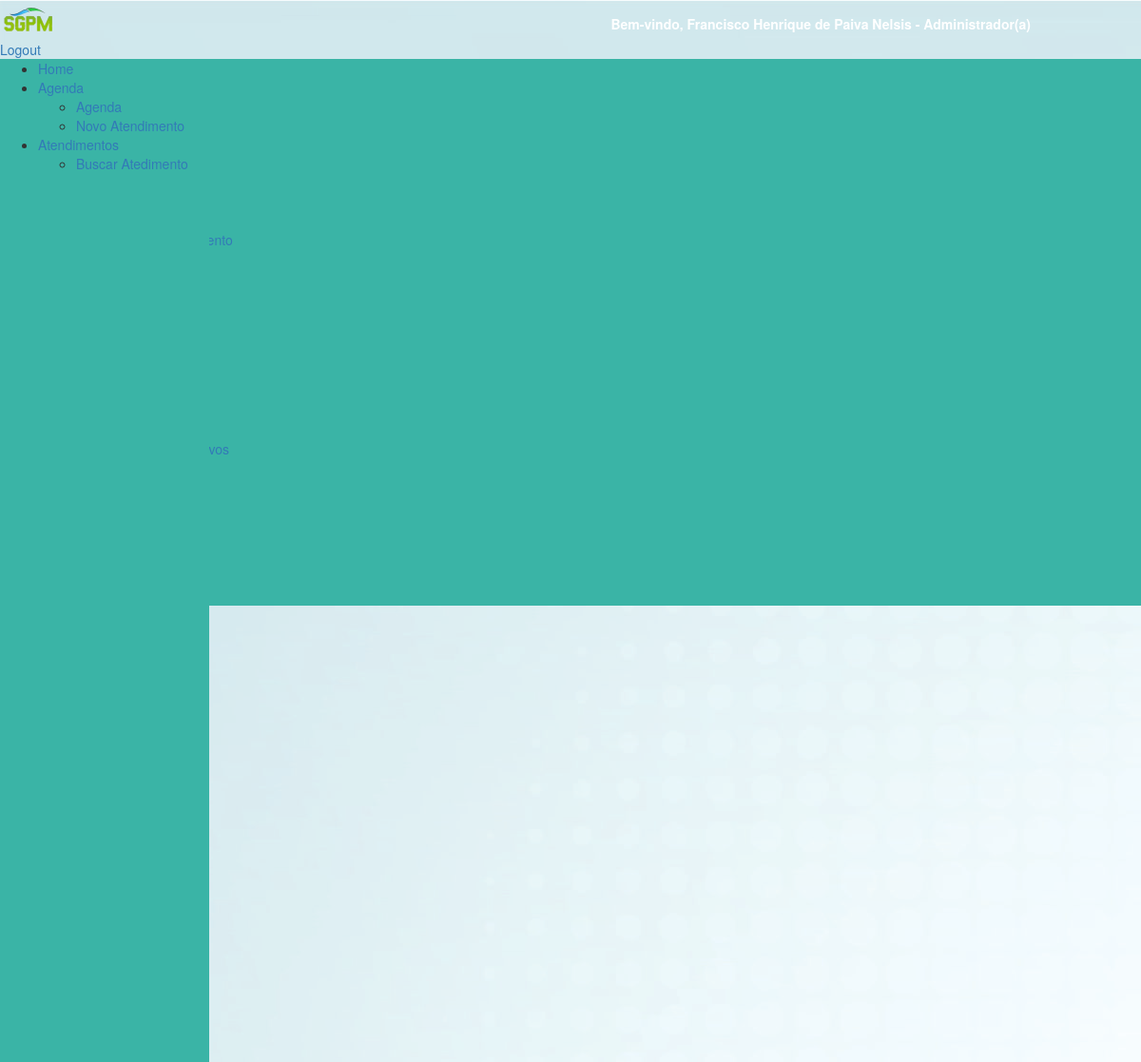
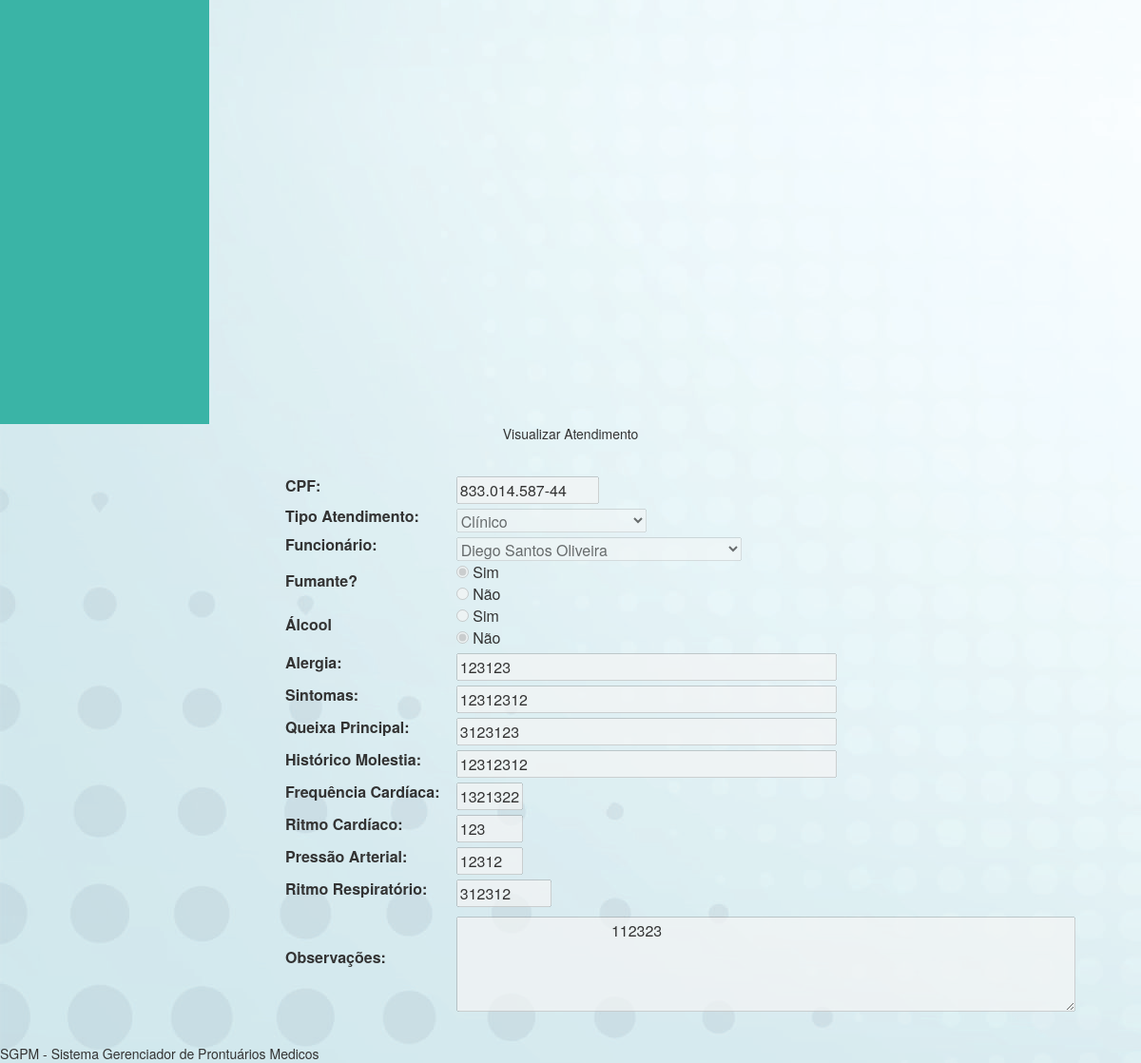
Screenshot of /formAtendimento.php?id=1&detalhes=1 (signed in) with the database file from the repository (2 pictures, top to bottom).
### tables this page shows
CREATE TABLE IF NOT EXISTS `atendimento` (
  `id_atendimento` int(12) NOT NULL auto_increment,
  `id_tipo_atendimento` int(12) NOT NULL,
  `id_paciente` int(12) NOT NULL,
  `id_funcionario` int(5) NOT NULL,
  `data_atendimento` date NOT NULL,
  `fumante` varchar(1) NOT NULL,
  `alcool` varchar(1) NOT NULL,
  `alergia_reac_div` varchar(50) NOT NULL,
  `sintomas` varchar(30) NOT NULL,
  `queixa_principal` varchar(30) NOT NULL,
  `hist_molestia` varchar(100) NOT NULL,
  `frequencia_cardiaca` varchar(10) NOT NULL,
  `ritmo_cardiaco` varchar(10) NOT NULL,
  `pressao_arterial` varchar(10) NOT NULL,
  `ritmo_respiratorio` varchar(10) NOT NULL,
  `observacoes` varchar(300) NOT NULL,
  PRIMARY KEY  (`id_atendimento`),
  KEY `id_atendimento` (`id_atendimento`),
  KEY `FK_tipo_atendimento` (`id_tipo_atendimento`),
  KEY `FK_funcionario_atendimento` (`id_funcionario`),
  CONSTRAINT `FK_funcionario_atendimento` FOREIGN KEY (`id_funcionario`) REFERENCES `funcionario` (`id_funcionario`) ON DELETE NO ACTION ON UPDATE NO ACTION,
  CONSTRAINT `FK_tipo_atendimento` FOREIGN KEY (`id_tipo_atendimento`) REFERENCES `tipo_atendimento` (`id_tipo_atendimento`) ON DELETE NO ACTION ON UPDATE NO ACTION
);

CREATE TABLE IF NOT EXISTS `paciente` (
  `id_paciente` int(4) NOT NULL auto_increment,
  `nome_paciente` varchar(50) NOT NULL,
  `cpf` varchar(14) NOT NULL,
  `rg` varchar(50) NOT NULL,
  `org_exp` varchar(30) NOT NULL,
  `data_nasc` date NOT NULL,
  `endereco` varchar(50) NOT NULL,
  `bairro` varchar(30) NOT NULL,
  `cep` varchar(50) NOT NULL,
  `cidade` varchar(30) NOT NULL,
  `nome_mae` varchar(50) NOT NULL,
  `nome_pai` varchar(50) NOT NULL,
  `profissao` varchar(30) NOT NULL,
  `email_pessoal` varchar(50) NOT NULL,
  `email_prof` varchar(50) NOT NULL,
  `tel_cel` varchar(30) NOT NULL,
  `tel_fixo` varchar(30) NOT NULL,
  `tel_contato` varchar(30) NOT NULL,
  `id_genero` int(15) NOT NULL,
  `id_estado` int(15) NOT NULL,
  `id_ubs` int(15) NOT NULL,
  `id_estado_civil` int(15) NOT NULL,
  `id_escolaridade` int(15) NOT NULL,
  `id_tipo_sanguineo` int(15) NOT NULL,
  PRIMARY KEY  (`id_paciente`),
  UNIQUE KEY `cpf` (`cpf`),
  UNIQUE KEY `rg` (`rg`),
  KEY `id_paciente` (`id_paciente`),
  KEY `id_tipo_sanguineo` (`id_tipo_sanguineo`),
  KEY `id_genero` (`id_genero`),
  KEY `id_estado` (`id_estado`),
  KEY `id_ubs` (`id_ubs`),
  KEY `id_estado_civil` (`id_estado_civil`),
  KEY `id_escolaridade` (`id_escolaridade`),
  CONSTRAINT `FK_paciente_escolaridade` FOREIGN KEY (`id_escolaridade`) REFERENCES `escolaridade` (`id_escolaridade`) ON DELETE NO ACTION ON UPDATE NO ACTION,
  CONSTRAINT `FK_paciente_estado` FOREIGN KEY (`id_estado`) REFERENCES `estado` (`id_estado`) ON DELETE NO ACTION ON UPDATE NO ACTION,
  CONSTRAINT `FK_paciente_estado_civil` FOREIGN KEY (`id_estado_civil`) REFERENCES `estado_civil` (`id_estado_civil`) ON DELETE NO ACTION ON UPDATE NO ACTION,
  CONSTRAINT `FK_paciente_genero` FOREIGN KEY (`id_genero`) REFERENCES `genero` (`id_genero`) ON DELETE NO ACTION ON UPDATE NO ACTION,
  CONSTRAINT `FK_paciente_tipo_sanguineo` FOREIGN KEY (`id_tipo_sanguineo`) REFERENCES `tipo_sanguineo` (`id_tipo_sanguineo`) ON DELETE NO ACTION ON UPDATE NO ACTION,
  CONSTRAINT `FK_paciente_ubs` FOREIGN KEY (`id_ubs`) REFERENCES `ubs` (`id_ubs`) ON DELETE NO ACTION ON UPDATE NO ACTION
);

CREATE TABLE IF NOT EXISTS `tipo_atendimento` (
  `id_tipo_atendimento` int(3) NOT NULL auto_increment,
  `nome_tipo_atendimento` varchar(100) NOT NULL,
  `descricao` varchar(300) NOT NULL,
  `data_insercao` date NOT NULL,
  `data_desativacao` date default NULL,
  `data_alteracao` date default NULL,
  PRIMARY KEY  (`id_tipo_atendimento`)
);

CREATE TABLE IF NOT EXISTS `funcionario` (
  `id_funcionario` int(4) NOT NULL auto_increment,
  `login` varchar(30) NOT NULL,
  `senha` varchar(32) NOT NULL,
  `nome_funcionario` varchar(50) NOT NULL,
  `cpf` varchar(50) NOT NULL,
  `rg` varchar(50) NOT NULL,
  `org_exp` varchar(30) NOT NULL,
  `data_nasc` date NOT NULL,
  `endereco` varchar(30) NOT NULL,
  `bairro` varchar(30) NOT NULL,
  `cep` varchar(10) NOT NULL,
  `cidade` varchar(30) NOT NULL,
  `nome_mae` varchar(30) NOT NULL,
  `nome_pai` varchar(30) NOT NULL,
  `email_pessoal` varchar(50) NOT NULL,
  `email_prof` varchar(30) NOT NULL,
  `tel_cel` varchar(50) NOT NULL,
  `tel_fixo` varchar(50) NOT NULL,
  `id_tipo_funcionario` int(15) NOT NULL,
  `id_genero` int(15) NOT NULL,
  `id_ubs` int(11) NOT NULL,
  `id_estado_civil` int(15) NOT NULL,
  `id_escolaridade` int(15) NOT NULL,
  `id_tipo_sanguineo` int(15) NOT NULL,
  `id_estado` int(15) NOT NULL,
  PRIMARY KEY  (`id_funcionario`),
  UNIQUE KEY `login` (`login`),
  UNIQUE KEY `cpf` (`cpf`),
  UNIQUE KEY `rg` (`rg`),
  KEY `id_funcionario` (`id_funcionario`),
  KEY `FK_funcionario_tipo_funcionario` (`id_tipo_funcionario`),
  KEY `FK_funcionario_genero` (`id_genero`),
  KEY `FK_funcionario_ubs` (`id_ubs`),
  KEY `FK_funcionario_estado_civil` (`id_estado_civil`),
  KEY `FK_funcionario_escolaridade` (`id_escolaridade`),
  KEY `FK_funcionario_tipo_sanguineo` (`id_tipo_sanguineo`),
  KEY `FK_funcionario_estado` (`id_estado`),
  CONSTRAINT `FK_funcionario_escolaridade` FOREIGN KEY (`id_escolaridade`) REFERENCES `escolaridade` (`id_escolaridade`) ON DELETE NO ACTION ON UPDATE NO ACTION,
  CONSTRAINT `FK_funcionario_estado` FOREIGN KEY (`id_estado`) REFERENCES `estado` (`id_estado`) ON DELETE NO ACTION ON UPDATE NO ACTION,
  CONSTRAINT `FK_funcionario_estado_civil` FOREIGN KEY (`id_estado_civil`) REFERENCES `estado_civil` (`id_estado_civil`) ON DELETE NO ACTION ON UPDATE NO ACTION,
  CONSTRAINT `FK_funcionario_genero` FOREIGN KEY (`id_genero`) REFERENCES `genero` (`id_genero`) ON DELETE NO ACTION ON UPDATE NO ACTION,
  CONSTRAINT `FK_funcionario_tipo_funcionario` FOREIGN KEY (`id_tipo_funcionario`) REFERENCES `tipo_funcionario` (`id_tipo_funcionario`) ON DELETE NO ACTION ON UPDATE NO ACTION,
  CONSTRAINT `FK_funcionario_tipo_sanguineo` FOREIGN KEY (`id_tipo_sanguineo`) REFERENCES `tipo_sanguineo` (`id_tipo_sanguineo`) ON DELETE NO ACTION ON UPDATE NO ACTION,
  CONSTRAINT `FK_funcionario_ubs` FOREIGN KEY (`id_ubs`) REFERENCES `ubs` (`id_ubs`) ON DELETE NO ACTION ON UPDATE NO ACTION
);

### formAtendimento.php (the view, shortened to what this page needs)
<?php include ('includes/cabecalho.php')?>
<?php include ('includes/menu.php')?>
<?php include ('includes/menuBack.php')?>
<?php
if (isset ( $_GET ['id'] )) {
	$con = mysqli_connect ( "localhost", "root", "", "sgpm" );
	mysqli_set_charset ( $con, "utf8" );
	$query = mysqli_query ( $con, "SELECT at.*, pac.cpf cpf_paciente FROM atendimento at LEFT JOIN paciente pac ON pac.id_paciente = at.id_paciente WHERE at.id_atendimento = {$_GET['id']} " );
	$dadosAtendimento = mysqli_fetch_array ( $query );
}
$con = mysqli_connect ( "localhost", "root", "", "sgpm" );
mysqli_set_charset ( $con, "utf8" );
$queryTipos = mysqli_query ( $con, "SELECT * FROM tipo_atendimento" );
if ($_SESSION ['LOGIN'] ['TIPO_FUNCIONARIO'] != 1) {
$queryFuncionario = mysqli_query ( $con, "SELECT * FROM funcionario where id_tipo_funcionario not in (1) and id_ubs = ".$_SESSION ['LOGIN'] ['UBS'] );
}else{
	$queryFuncionario = mysqli_query ( $con, "SELECT * FROM funcionario where id_tipo_funcionario not in (1)");
}
?>
<div class="divTudoFormAtendimento">
	<div id="tituloPaginaAtendimentoCadastroAlteracao">
		<center>
            <?php
												if (isset ( $_GET ['id'] ) && ! isset ( $_GET ['detalhes'] )) {
													echo "Alterar Atendimento";
												} else if (isset ( $_GET ['id'] ) && isset ( $_GET ['detalhes'] )) {
													echo "Visualizar Atendimento";
												} else {
													echo "Novo Atendimento";
												}
												?>
        </center>
	</div>
	<center>
		<div id="formConsultaAtendimento">
			<div style="margin-top: 30px; margin-left: 300px;">
				<form method="POST">
					<table width="100%">
						<tr>
							<td><label for="cpf">CPF:</label></td>
							<td><input style="width: 150px; margin-top: 5px;" type="text"
								name="cpf_paciente" class="cpf" id="cpf_paciente" maxlength="15" placeholder="CPF do paciente"
								value="<?php
								if (isset ( $dadosAtendimento ['cpf_paciente'] )) {
									echo $dadosAtendimento ['cpf_paciente'];
								}
								?>" /></td>
						</tr>
						<tr>
							<td><label for="id_tipo_atendimento">Tipo Atendimento:</label></td>
							<td><select name="id_tipo_atendimento" id="id_tipo_atendimento"
								style="width: 200px; margin-top: 5px;">
                                    <?php while ($linhaAtendimento = mysqli_fetch_array($queryTipos)): ?>
                                        <option
										<?php if (isset($dadosAtendimento['id_tipo_atendimento']) && $dadosAtendimento['id_tipo_atendimento'] == $linhaAtendimento['id_tipo_atendimento']) : ?>
										selected <?php endif; ?>
										value="<?php echo $linhaAtendimento['id_tipo_atendimento']; ?>"><?php echo $linhaAtendimento['nome_tipo_atendimento']; ?></option>
                                    <?php endwhile; ?>
                                </select></td>
						</tr>
						<tr>
							<td><label for="id_funcionario">Funcionário:</label></td>
							<td><select name="id_funcionario" id="id_funcionario"
								style="width: 300px; margin-top: 5px;">
                                    <?php while ($linhaFuncionario = mysqli_fetch_array($queryFuncionario)): ?>
                                        <option
										<?php if (isset($dadosAtendimento['id_funcionario']) && $dadosAtendimento['id_funcionario'] == $linhaFuncionario['id_funcionario']) : ?>
										selected <?php endif; ?>
										value="<?php echo $linhaFuncionario['id_funcionario']; ?>"><?php echo $linhaFuncionario['nome_funcionario']; ?></option>
                                    <?php endwhile; ?>
                                </select></td>
						</tr>
						<tr>
							<td><label for="fumante" style="width: 160px">Fumante?</label></td>
							<td><input style="margin-top: 5px;" type="radio" name="fumante"
								id="f_sim" value="1"
								<?php if (isset($dadosAtendimento['fumante']) && $dadosAtendimento['fumante'] == 1) : ?>
								checked <?php endif; ?> /> Sim <br /> <input
								style="margin-top: 5px;" type="radio" name="fumante" id="f_nao"
								value="0"
								<?php if (isset($dadosAtendimento['fumante']) && $dadosAtendimento['fumante'] == 0) : ?>
								checked <?php endif; ?> /> Não <br /></td>
						</tr>
						<tr>
							<td><label for="alcool" style="width: 160px">Álcool</label></td>
							<td><input style="margin-top: 5px" type="radio" name="alcool"
								id="a_sim" value="1"
								<?php if (isset($dadosAtendimento['alcool']) && $dadosAtendimento['alcool'] == 1) : ?>
								checked <?php endif; ?> /> Sim <br /> <input
								style="margin-top: 5px" type="radio" name="alcool" id="a_nao"
								value="0"
								<?php if (isset($dadosAtendimento['alcool']) && $dadosAtendimento['alcool'] == 0) : ?>
								checked <?php endif; ?> /> Não <br /></td>
						</tr>
						<tr>
							<td><label for="alergia_reac_div">Alergia:</label></td>
							<td><input style="width: 400px; margin-top: 5px;" type="text"
								name="alergia_reac_div" id="alergia_reac_div" maxlength="50"
								value="<?php echo isset($dadosAtendimento['alergia_reac_div']) ? $dadosAtendimento['alergia_reac_div'] : ""; ?>" /></td>
						</tr>
						<tr>
							<td><label for="sintomas">Sintomas:</label></td>
							<td><input style="width: 400px; margin-top: 5px;" type="text"
								name="sintomas" id="sintomas" maxlength="30"
								value="<?php echo isset($dadosAtendimento['sintomas']) ? $dadosAtendimento['sintomas'] : ""; ?>" /></td>
						</tr>
						<tr>
							<td><label for="queixa_principal">Queixa Principal:</label></td>
							<td><input style="width: 400px; margin-top: 5px;" type="text"
								name="queixa_principal" id="queixa_principal" maxlength="30"
								value="<?php echo isset($dadosAtendimento['queixa_principal']) ? $dadosAtendimento['queixa_principal'] : ""; ?>" /></td>
						</tr>
						<tr>
							<td><label for="hist_molestia">Histórico Molestia:</label></td>
							<td><input style="width: 400px; margin-top: 5px;" type="text"
								name="hist_molestia" id="hist_molestia" maxlength="100"
								value="<?php echo isset($dadosAtendimento['hist_molestia']) ? $dadosAtendimento['hist_molestia'] : ""; ?>" /></td>
						</tr>
						<tr>
							<td><label for="frequencia_cardiaca">Frequência Cardíaca:</label></td>
							<td><input style="width: 70px; margin-top: 5px;" type="text"
								name="frequencia_cardiaca" id="frequencia_cardiaca"
								maxlength="10"
								value="<?php echo isset($dadosAtendimento['frequencia_cardiaca']) ? $dadosAtendimento['frequencia_cardiaca'] : ""; ?>" /></td>
						</tr>
						<tr>
							<td><label for="ritmo_cardiaco">Ritmo Cardíaco:</label></td>
							<td><input style="width: 70px; margin-top: 5px;" type="text"
								name="ritmo_cardiaco" id="ritmo_cardiaco" maxlength="10"
								value="<?php echo isset($dadosAtendimento['ritmo_cardiaco']) ? $dadosAtendimento['ritmo_cardiaco'] : ""; ?>" /></td>
						</tr>
						<tr>
							<td><label for="pressao_arterial">Pressão Arterial:</label></td>
							<td><input style="width: 70px; margin-top: 5px;" type="text"
								name="pressao_arterial" id="pressao_arterial" maxlength="10"
								value="<?php echo isset($dadosAtendimento['pressao_arterial']) ? $dadosAtendimento['pressao_arterial'] : ""; ?>" /></td>
						</tr>
						<tr>
							<td><label for="ritmo_respiratorio">Ritmo Respiratório:</label></td>
							<td><input style="width: 100px; margin-top: 5px;" type="text"
								name="ritmo_respiratorio" id="ritmo_respiratorio" maxlength="10"
								value="<?php echo isset($dadosAtendimento['ritmo_respiratorio']) ? $dadosAtendimento['ritmo_respiratorio'] : ""; ?>" /></td>
						</tr>
						<tr>
							<td><label for="observacoes">Observações:</label></td>
							<td><textarea cols="70" maxlength="300" name="observacoes"
									id="observacoes" style="height: 100px; margin-top: 10px;">
                                    <?php echo isset($dadosAtendimento['observacoes']) ? $dadosAtendimento['observacoes'] : ""; ?>
                                </textarea></td>
						</tr>
					</table>
					<br> <input type="hidden" id="id" name="id"
                </form>
			</div>
		</div>
	</center>
</div>
<?php include ('includes/rodape.php') ?>

### rows the page displays
atendimento: cpf_paciente "833.014.587-44", id_tipo_atendimento "Clínico", id_funcionario "Diego Santos Oliveira", fumante "☑", alcool "☑", alergia_reac_div "123123", sintomas "12312312", queixa_principal "3123123", hist_molestia "12312312", frequencia_cardiaca "1321322", ritmo_cardiaco "123", pressao_arterial "12312", ritmo_respiratorio "312312", observacoes "112323"

### other values shown
$_SESSION ['LOGIN'] ['NOME'] "Francisco Henrique de Paiva Nelsis"
$_SESSION ['LOGIN'] ['CARGO'] "Administrador(a)"
